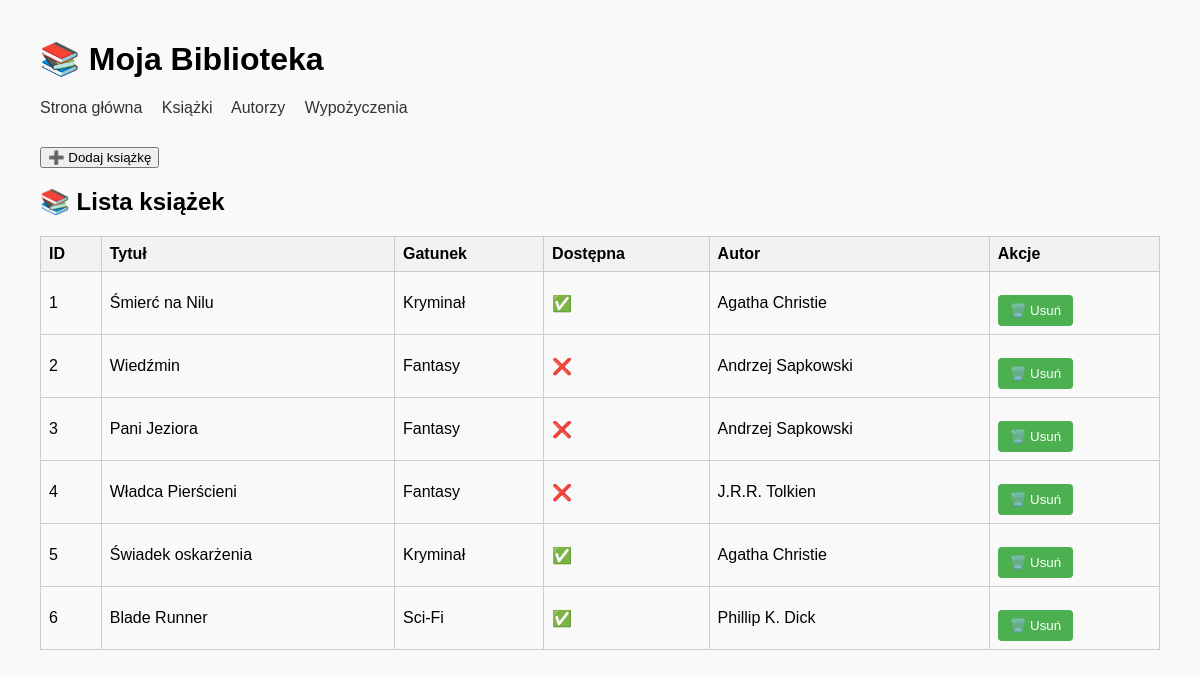
/books, run on the app's committed database.
### app/models.py (models this page shows, shortened)
class Book(db.Model):
    __tablename__ = "books"
    id = db.Column(db.Integer, primary_key=True)
    author_id = db.Column(db.Integer, db.ForeignKey("authors.id"), nullable=False)
    title = db.Column(db.String(200), nullable=False)
    genre = db.Column(db.String(100))
    available = db.Column(db.Boolean, default=True)
    borrowings = db.relationship("Borrowings", backref="book", lazy="dynamic")

class Author(db.Model):
    __tablename__ = "authors"
    id = db.Column(db.Integer, primary_key=True)
    name = db.Column(db.String(100), nullable=False)
    surname = db.Column(db.String(100), nullable=False)
    nationality = db.Column(db.String(100))
    info_url = db.Column(db.String(300), nullable=True)
    books = db.relationship("Book", backref="author", lazy="dynamic")

### app/routes.py (the view)
@app.route("/books", strict_slashes=False)
def books():
    all_books = Book.query.all()
    return render_template("books.html", books=all_books)

### app/templates/books.html (shortened to what this page needs)
{% extends "base.html" %}
{% block content %}
<a href="{{ url_for('new_book') }}">
    <button>➕ Dodaj książkę</button>
</a>
<h2>📚 Lista książek</h2>
<table>
    <tr>
        <th>ID</th>
        <th>Tytuł</th>
        <th>Gatunek</th>
        <th>Dostępna</th>
        <th>Autor</th>
        <th>Akcje</th>
    </tr>
    {% for book in books %}
    <tr>
        <td>{{ book.id }}</td>
        <td>{{ book.title }}</td>
        <td>{{ book.genre }}</td>
        <td>{{ "✅" if book.available else "❌" }}</td>
        <td>{{ book.author.name }} {{ book.author.surname }}</td>
        <td>
            <form method="POST" action="{{ url_for('delete_book', book_id=book.id) }}" style="display:inline;">
                <button type="submit" onclick="return confirm('Czy na pewno chcesz usunąć tę książkę?')">🗑️
                    Usuń</button>
            </form>
        </td>
    </tr>
    {% endfor %}
</table>
{% endblock %}

### app/templates/base.html (shortened to what this page needs)
<!DOCTYPE html>
<html lang="pl">
<head>
    <link rel="stylesheet" href="{{ url_for('static', filename='style.css') }}">
</head>
<body>
    <header>
        <h1>📚 Moja Biblioteka</h1>
        <nav>
            <a href="/">Strona główna</a>
            <a href="/books">Książki</a>
            <a href="/authors">Autorzy</a>
            <a href="/borrowings">Wypożyczenia</a>
        </nav>
    </header>
    {% block content %}
    {% endblock %}
</body>
</html>

### app/static/style.css (style rules this page uses)
body { font-family: Arial, sans-serif; margin: 40px; background-color: #f9f9f9; }
header { margin-bottom: 30px; }
nav a { margin-right: 15px; text-decoration: none; color: #333; }
form { max-width: 400px; margin-bottom: 30px; }
form button { margin-top: 15px; padding: 8px 12px; background-color: #4CAF50; color: white; border: none; border-radius: 4px; cursor: pointer; }
table { width: 100%; border-collapse: collapse; margin-top: 20px; }
table th, table td { border: 1px solid #ccc; padding: 8px; text-align: left; }
table th { background-color: #f2f2f2; }

### data on the page
Book: id "1", title "Śmierć na Nilu", genre "Kryminał", available "✅", author.name "Agatha", author.surname "Christie"
Book: id "2", title "Wiedźmin", genre "Fantasy", available "❌", author.name "Andrzej", author.surname "Sapkowski"
Book: id "3", title "Pani Jeziora", genre "Fantasy", available "❌", author.name "Andrzej", author.surname "Sapkowski"
Book: id "4", title "Władca Pierścieni", genre "Fantasy", available "❌", author.name "J.R.R.", author.surname "Tolkien"
Book: id "5", title "Świadek oskarżenia", genre "Kryminał", available "✅", author.name "Agatha", author.surname "Christie"
Book: id "6", title "Blade Runner", genre "Sci-Fi", available "✅", author.name "Phillip K.", author.surname "Dick"
